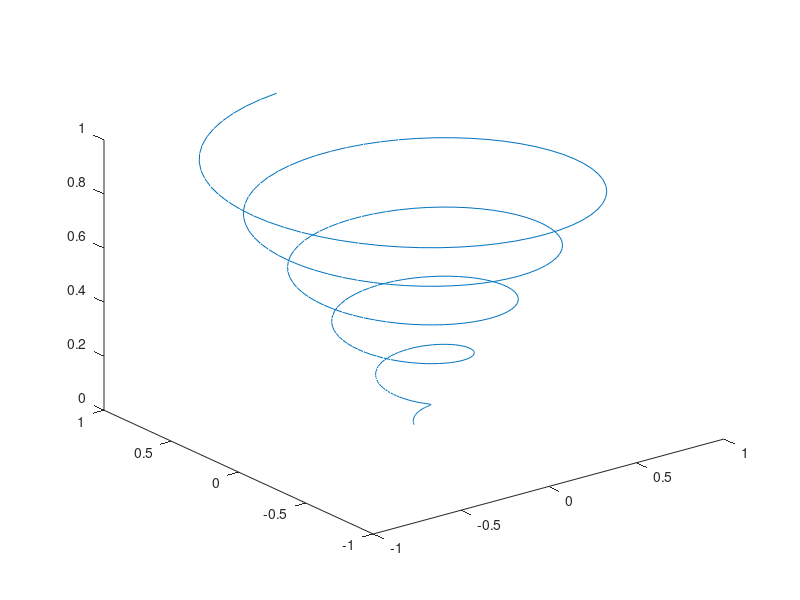

The MATLAB source for this figure:
function helix
	t = 0:0.1:10*pi;
	r = linspace (0, 1, numel (t));
	z = linspace (0, 1, numel (t));
	plot3 (r.*sin(t), r.*cos(t), z);
endfunction
